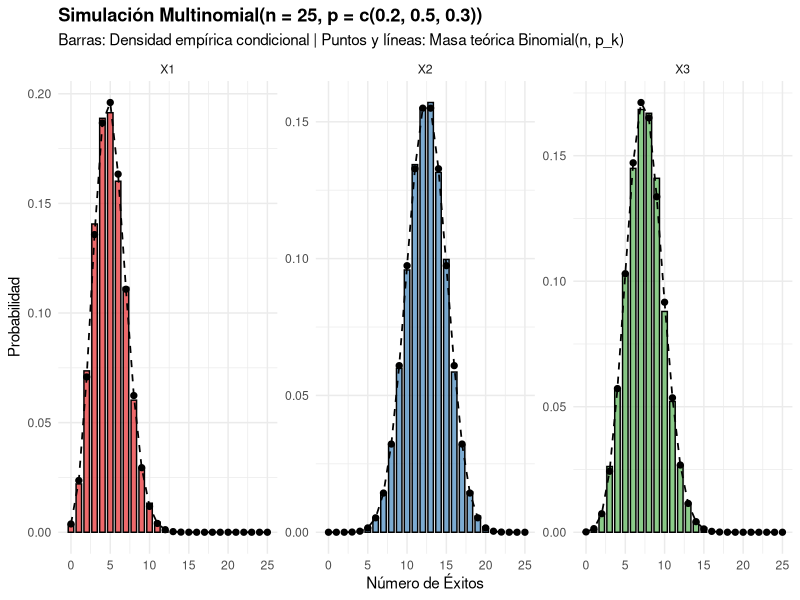
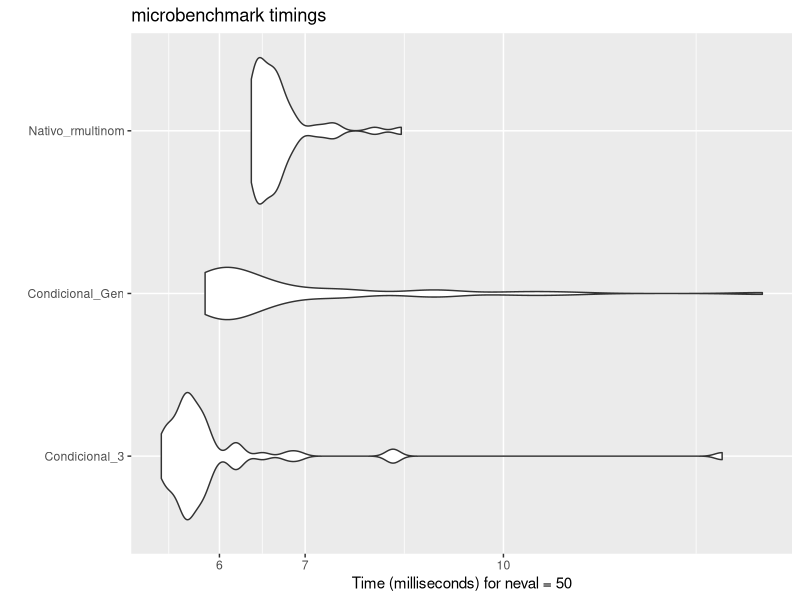

R code for these plots, in order:
################################################################################
# Simulación Estocástica: Método de Composición (Factorización Condicional)
################################################################################

library(ggplot2)
library(dplyr)
library(tidyr)
library(microbenchmark)

set.seed(314159)

# ==============================================================================
# 1. GENERADOR MULTINOMIAL TRIVARIADO (K = 3) USANDO rbinom()
# ==============================================================================
# rbinom acepta vectores en "size". Esto permite simular
# directamente la condicional X2 | X1 para las n_sim simulaciones sin usar un bucle for.

sim_multinomial_3_native <- function(n_sim, n_trials, p_vec) {
  # Asegurar parametros
  if (length(p_vec) != 3) stop("p_vec debe tener longitud 3.")
  if (abs(sum(p_vec) - 1) > 1e-8) stop("Las probabilidades deben sumar 1.")
  if (any(p_vec < 0)) stop("Las probabilidades deben ser no negativas.")
  
  p1 <- p_vec[1]
  p2 <- p_vec[2]
  p3 <- p_vec[3]
  
  # Marginal no condicionada X1 ~ Binomial(n, p1)
  x1 <- rbinom(n = n_sim, size = n_trials, prob = p1)
  
  # Condicional X2 | X1 = x1 ~ Binomial(n - x1, p2 / (1 - p1))
  # R vectoriza automáticamente sobre el vector 'size = n_trials - x1'
  prob_cond_2 <- p2 / (1 - p1)
  x2 <- rbinom(n = n_sim, size = n_trials - x1, prob = prob_cond_2)
  
  #Asignación determinista del remanente X3
  x3 <- n_trials - x1 - x2
  
  return(data.frame(X1 = x1, X2 = x2, X3 = x3))
}

# ==============================================================================
# 2. GENERADOR MULTINOMIAL GENERALIZADO (K >= 2) USANDO rbinom()
# ==============================================================================
# El bucle solo itera sobre las K categorías, manteniendo n_sim vectorizado.

sim_multinomial_native <- function(n_sim, n_trials, p_vec) {
  k <- length(p_vec)
  if (abs(sum(p_vec) - 1) > 1e-8) stop("Las probabilidades deben sumar 1.")
  if (any(p_vec < 0)) stop("Las probabilidades deben ser no negativas.")
  
  # Matriz para almacenar los conteos
  res_mat <- matrix(0L, nrow = n_sim, ncol = k)
  colnames(res_mat) <- paste0("X", 1:k)
  
  n_disponible <- rep(n_trials, n_sim) # Vector de ensayos libres por simulación
  p_acumulado  <- 0                    # Probabilidad acumulada consumida
  
  # Cascada de Binomiales condicionales para las primeras K - 1 componentes
  for (j in 1:(k - 1)) {
    prob_cond <- p_vec[j] / (1 - p_acumulado)
    
    # Simulación vectorizada: size cambia por cada fila según n_disponible
    res_mat[, j] <- rbinom(n = n_sim, size = n_disponible, prob = prob_cond)
    
    # Actualización de estados
    n_disponible <- n_disponible - res_mat[, j]
    p_acumulado  <- p_acumulado + p_vec[j]
  }
  
  # La última categoría absorbe los ensayos restantes
  res_mat[, k] <- n_disponible
  
  return(as.data.frame(res_mat))
}

# ==============================================================================
# 3. VALIDACIÓN ESTADÍSTICA (Momentos Teóricos vs Empíricos)
# ==============================================================================
n_simulaciones <- 20000
n_ensayos      <- 25
probabilidades <- c(0.20, 0.50, 0.30)

muestra <- sim_multinomial_3_native(
  n_sim    = n_simulaciones, 
  n_trials = n_ensayos, 
  p_vec    = probabilidades
)

cat("\n=======================================================\n")
cat("   VALIDACIÓN ANALÍTICA: MULTINOMIAL VÍA rbinom()      \n")
cat("=======================================================\n")

# A. Esperanza Matemática: E[Xi] = n * pi
cat("--- MEDIAS MARGINALES ---\n")
for (i in 1:3) {
  esp_teor <- n_ensayos * probabilidades[i]
  esp_emp  <- mean(muestra[[paste0("X", i)]])
  cat(sprintf("X%d -> Teórica: %6.3f | Muestral: %6.3f\n", i, esp_teor, esp_emp))
}

# B. Varianzas Marginales: Var(Xi) = n * pi * (1 - pi)
cat("\n--- VARIANZAS MARGINALES ---\n")
for (i in 1:3) {
  var_teor <- n_ensayos * probabilidades[i] * (1 - probabilidades[i])
  var_emp  <- var(muestra[[paste0("X", i)]])
  cat(sprintf("X%d -> Teórica: %6.3f | Muestral: %6.3f\n", i, var_teor, var_emp))
}

# C. Matriz de Covarianzas Cruzadas: Cov(Xi, Xj) = -n * pi * pj
cat("\n--- COVARIANZAS CRUZADAS (Restricción de Suma) ---\n")
cov_emp <- cov(muestra)
pares <- list(c(1, 2), c(1, 3), c(2, 3))

for (par in pares) {
  i <- par[1]; j <- par[2]
  cov_teor <- -n_ensayos * probabilidades[i] * probabilidades[j]
  cov_val  <- cov_emp[paste0("X", i), paste0("X", j)]
  cat(sprintf("Cov(X%d, X%d) -> Teórica: %6.3f | Muestral: %6.3f\n", i, j, cov_teor, cov_val))
}

# D. Verificación del Soporte: sum(X_i) == n
cat("\n¿Todas las sumas por fila son idénticas a n?:", 
    all(rowSums(muestra) == n_ensayos), "\n")

# ==============================================================================
# 4. DIAGNÓSTICO GRÁFICO: FRECUENCIAS EMPÍRICAS VS PROBABILIDAD TEÓRICA
# ==============================================================================
df_teorico <- bind_rows(lapply(1:3, function(k) {
  data.frame(
    Categoria = paste0("X", k),
    Conteo    = 0:n_ensayos,
    Prob      = dbinom(0:n_ensayos, size = n_ensayos, prob = probabilidades[k])
  )
}))

df_empirico <- muestra %>%
  pivot_longer(cols = everything(), names_to = "Categoria", values_to = "Conteo") %>%
  count(Categoria, Conteo) %>%
  group_by(Categoria) %>%
  mutate(Prob_Empirica = n / n_simulaciones)

p_comp <- ggplot() +
  geom_col(data = df_empirico, aes(x = Conteo, y = Prob_Empirica, fill = Categoria),
           alpha = 0.65, color = "black", width = 0.7) +
  geom_point(data = df_teorico, aes(x = Conteo, y = Prob), 
             color = "black", size = 1.8) +
  geom_line(data = df_teorico, aes(x = Conteo, y = Prob, group = Categoria), 
            color = "black", linetype = "dashed", linewidth = 0.6) +
  facet_wrap(~ Categoria, scales = "free_y") +
  scale_fill_brewer(palette = "Set1") +
  labs(
    title = paste0("Simulación Multinomial(n = ", n_ensayos, ", p = c(0.2, 0.5, 0.3))"),
    subtitle = "Barras: Densidad empírica condicional | Puntos y líneas: Masa teórica Binomial(n, p_k)",
    x = "Número de Éxitos",
    y = "Probabilidad"
  ) +
  theme_minimal() +
  theme(legend.position = "none", plot.title = element_text(face = "bold"))

print(p_comp)

# ==============================================================================
# 5. BENCHMARK COMPUTACIONAL
# ==============================================================================
# Comparación del algoritmo por composición frente a la función nativa rmultinom() de R
cat("\n--- Evaluación de Rendimiento (n_sim = 50,000) ---\n")
bm <- microbenchmark(
  Condicional_3    = sim_multinomial_3_native(50000, n_ensayos, probabilidades),
  Condicional_Gen  = sim_multinomial_native(50000, n_ensayos, probabilidades),
  Nativo_rmultinom = t(rmultinom(50000, size = n_ensayos, prob = probabilidades)),
  times = 50
)
print(autoplot(bm))
